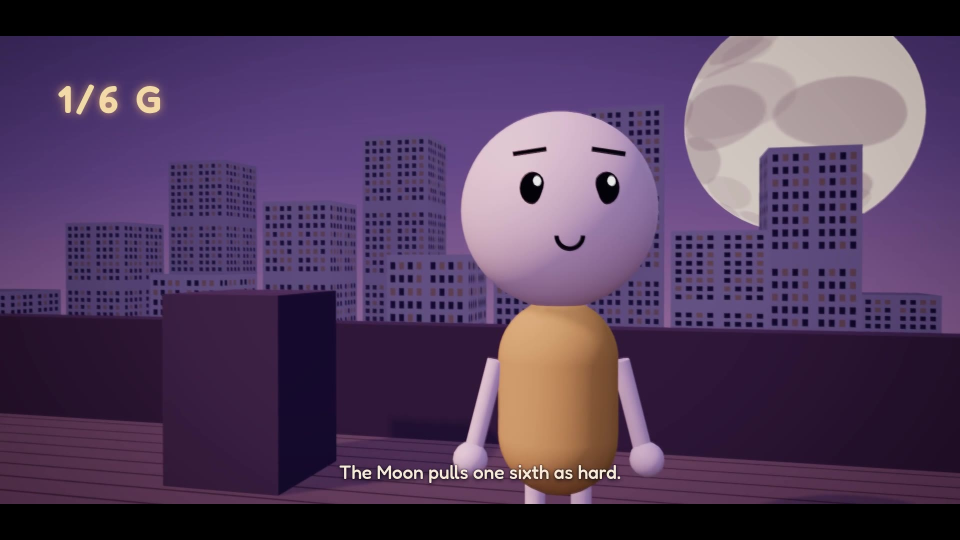
#> input picture my-styles/dusk-hypothetical/test.jpg, 1920 x 1080 px (shown at 1/2 size)
$ python -i vanish.py   (imports and definitions only)
#> lines starting #> are read from the running program, lines starting #| are printed output that depends on the picture; after the words box and inside, x2 and y2 are one past the last pixel; in counts of white or black regions, pixels touching at a corner belong together
"""Vanishing points and horizon from the straight lines of one frame (specs/038 T030, contracts/style-depth.md).

measure(img) -> {"horizon": float|None, "hfov_deg": float|None, "vps": [[x, y], …], "lines": int}
  horizon   height of the main vanishing point, 0 top … 1 bottom (may fall outside 0..1 when the camera tilts)
  hfov_deg  horizontal field of view from two orthogonal vanishing points, else None
  vps       up to two vanishing points, normalised to the frame
  lines     straight segments found; fewer than 20 → every value is None
The numbers are hints for the labeler (cam_height, lens), never a verdict on their own."""
import math
import random

import numpy as np

MIN_LINES = 20


def _load(img):
    import cv2
    if isinstance(img, (str, bytes)) or hasattr(img, "__fspath__"):
        a = cv2.imread(str(img))
        if a is None:
            raise ValueError(f"cannot read {img}")
        return a
    return np.asarray(img)


def _segments(a):
    import cv2
    h, w = a.shape[:2]
    scale = 960.0 / w if w > 960 else 1.0
    if scale != 1.0:
        a = cv2.resize(a, (int(w * scale), int(h * scale)), interpolation=cv2.INTER_AREA)
    g = cv2.cvtColor(a, cv2.COLOR_BGR2GRAY) if a.ndim == 3 else a
    e = cv2.Canny(cv2.GaussianBlur(g, (3, 3), 0), 50, 150)
    m = min(a.shape[:2])
    s = cv2.HoughLinesP(e, 1, np.pi / 180, threshold=40, minLineLength=int(m * 0.06), maxLineGap=int(m * 0.01) + 2)
    segs = [] if s is None else (s.reshape(-1, 4).astype(float) / scale)
    return list(segs)


def _converging(segs):
    """Segments that can point at a vanishing point: not flat, not upright (those meet at infinity in a frontal view)."""
    out = []
    for x1, y1, x2, y2 in segs:
        ang = abs(math.degrees(math.atan2(y2 - y1, x2 - x1))) % 180
        ang = min(ang, 180 - ang)
        if 4 < ang < 86:
            out.append((x1, y1, x2, y2, math.hypot(x2 - x1, y2 - y1)))
    return out


def _line(s):
    x1, y1, x2, y2 = s[:4]
    a, b = y2 - y1, x1 - x2
    n = math.hypot(a, b) or 1.0
    return a / n, b / n, -(a * x1 + b * y1) / n


def _meet(l1, l2):
    a1, b1, c1 = l1
    a2, b2, c2 = l2
    d = a1 * b2 - a2 * b1
    if abs(d) < 1e-6:
        return None
    return ((b1 * c2 - b2 * c1) / d, (a2 * c1 - a1 * c2) / d)


def _vote(segs, lines, w, h, tol, rng):
    """The point most segment lines pass close to, by length-weighted votes over sampled intersections."""
    n = len(segs)
    best, score, inl = None, 0.0, []
    tries = min(600, n * (n - 1) // 2)
    for _ in range(tries):
        i, j = rng.sample(range(n), 2)
        p = _meet(lines[i], lines[j])
        if p is None or not (-2 * w < p[0] < 3 * w and -2 * h < p[1] < 3 * h):
            continue
        sc, ids = 0.0, []
        for k, (a, b, c) in enumerate(lines):
            if abs(a * p[0] + b * p[1] + c) < tol:
                sc += segs[k][4]
                ids.append(k)
        if sc > score:
            best, score, inl = p, sc, ids
    if best is None or len(inl) < 6:
        return None, []
    pts = np.array([[lines[k][0], lines[k][1]] for k in inl])          # least squares refine on the inliers
    cs = np.array([-lines[k][2] for k in inl])
    wts = np.array([segs[k][4] for k in inl])
    try:
        sol, *_ = np.linalg.lstsq(pts * wts[:, None], cs * wts, rcond=None)
        best = (float(sol[0]), float(sol[1]))
    except np.linalg.LinAlgError:
        pass
    return best, inl


def measure(img, seed: int = 7) -> dict:
    a = _load(img)
    h, w = a.shape[:2]
    segs = _segments(a)
    out = {"horizon": None, "hfov_deg": None, "vps": [], "lines": len(segs)}
    if len(segs) < MIN_LINES:
        return out
    conv = _converging(segs)
    if len(conv) < 6:
        return out
    rng = random.Random(seed)
    tol = 0.01 * math.hypot(w, h)
    lines = [_line(s) for s in conv]
    vps = []
    v1, inl = _vote(conv, lines, w, h, tol, rng)
    if v1 is None:
        return out
    vps.append(v1)
    rest = [k for k in range(len(conv)) if k not in set(inl)]
    if len(rest) >= 6:
        v2, inl2 = _vote([conv[k] for k in rest], [lines[k] for k in rest], w, h, tol, rng)
        if v2 is not None and len(inl2) >= max(6, len(inl) // 4) and math.dist(v1, v2) > 0.2 * w:
            vps.append(v2)
    main = vps[0]                                          # the most supported one
    out["horizon"] = round(main[1] / h, 3)
    out["vps"] = [[round(x / w, 3), round(y / h, 3)] for x, y in vps]
    if len(vps) == 2:                                      # two orthogonal directions → focal length → field of view
        cx, cy = w / 2, h / 2
        d = -((vps[0][0] - cx) * (vps[1][0] - cx) + (vps[0][1] - cy) * (vps[1][1] - cy))
        if d > 0:
            f = math.sqrt(d)
            out["hfov_deg"] = round(math.degrees(2 * math.atan(w / 2 / f)), 1)
    return out

>>> import cv2
>>> picture = cv2.imread('../../my-styles/dusk-hypothetical/test.jpg')
#> picture is the input picture: shape (1080, 1920, 3); mean B, G, R 89, 58.5, 79.9
>>> result = measure(picture)
#> in _segments, `a = cv2.resize(a, (int(w * scale), int(h * scale)), interpolation=cv2...`:
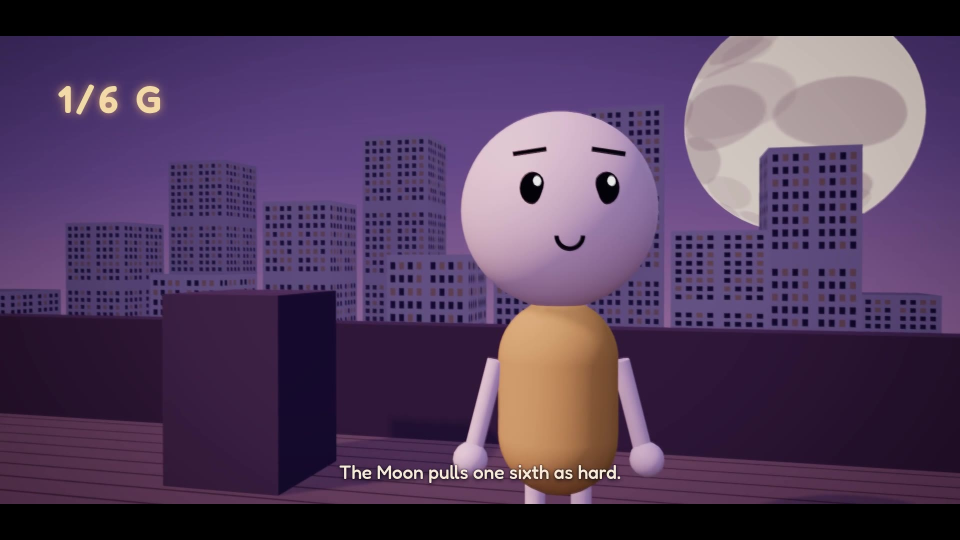
#> a: shape (540, 960, 3); mean of channels 0, 1, 2 89.1, 58.6, 80; drawn as B, G, R
#> in _segments, `g = cv2.cvtColor(a, cv2.COLOR_BGR2GRAY) if a.ndim == 3 else a`:
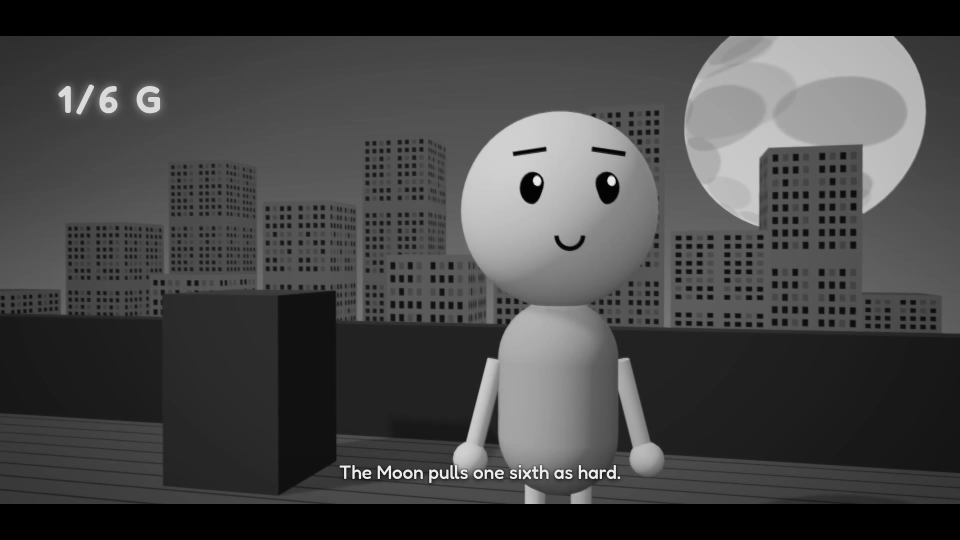
#> g: shape (540, 960); min 0, max 241, mean 68.5
#> in _segments, `e = cv2.Canny(cv2.GaussianBlur(g, (3, 3), 0), 50, 150)`:
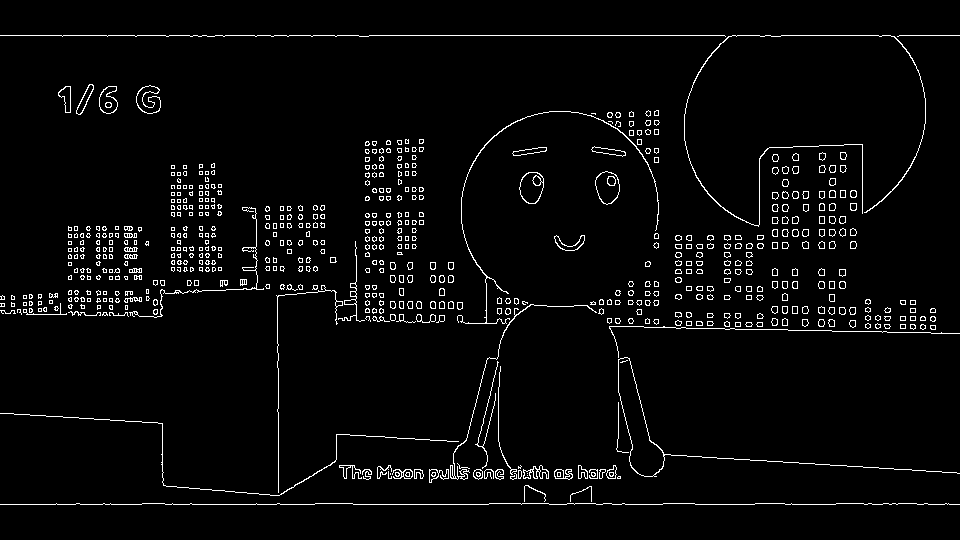
#> e: shape (540, 960); 3.5% white in thin lines or dots, all inside (x1, y1, x2, y2) = (0, 35, 960, 505)
#> in _segments, `s = cv2.HoughLinesP(e, 1, np.pi / 180, threshold=40, minLineLength=int..`: s = 138 rows, first 6: [369, 35, 770, 35], [785, 504, 835, 504], [315, 503, 352, 503], [165, 504, 314, 504], [799, 330, 831, 330], [2, 313, 138, 315]
#> in _segments, `segs = [] if s is None else (s.reshape(-1, 4).astype(float) / scale)`: segs = 138 rows, first 6: [738, 70, 1540, 70], [1570, 1008, 1670, 1008], [630, 1006, 704, 1006], [330, 1008, 628, 1008], [1598, 660, 1662, 660], [4, 626, 276, 630]
#> in measure, `segs = _segments(a)`: segs = 138 items, first 6: [738, 70, 1540, 70], [1570, 1008, 1670, 1008], [630, 1006, 704, 1006], [330, 1008, 628, 1008], [1598, 660, 1662, 660], [4, 626, 276, 630]
#> the loop in _converging, `for x1, y1, x2, y2 in segs:` made 138 passes
#> (x1, y1, x2, y2, ang) on passes 1 to 12: (738, 70, 1540, 70, 0), (1570, 1008, 1670, 1008, 0), (630, 1006, 704, 1006, 0), (330, 1008, 628, 1008, 0), (1598, 660, 1662, 660, 0), (4, 626, 276, 630, 0.843), (688, 956, 758, 956, 0), (1794, 664, 1906, 666, 1.02), (46, 594, 114, 594, 0), (994, 606, 1142, 612, 2.32), (686, 938, 840, 938, 0), (2, 622, 92, 622, 0)
#> ang on passes 63, 66, 76, 84, 86, 93: 6.01, 4.9, 6.91, 5.04, 30.32, 76.58
#> after the loop in _converging, `for x1, y1, x2, y2 in segs:`: out = 14 items, first 6: (1198, 602, 1298, 610, 100.3), (1638, 464, 1710, 458, 72.25), (326, 970, 558, 990, 232.9), (1450, 496, 1526, 488, 76.42), (1800, 648, 1870, 654, 70.26), (1026, 302, 1092, 294, 66.48)
#> in measure, `conv = _converging(segs)`: conv has the same summary as out in _converging
#> in measure, `tol = 0.01 * math.hypot(w, h)`: tol = 22.03
#> in _line, `n = math.hypot(a, b) or 1.0`: n = 100.3
#> in measure, `lines = [_line(s) for s in conv]`: lines = 14 items, first 6: (0.0797, -0.997, 504.5), (-0.083, -0.997, 598.4), (0.0859, -0.996, 938.4), (-0.105, -0.995, 645.1), (0.0854, -0.996, 491.9), (-0.12, -0.993, 423.3)
#> in _vote, `n = len(segs)`: n = 14
#> in _vote, `tries = min(600, n * (n - 1) // 2)`: tries = 91
#> the loop in _vote, `for _ in range(tries):` made 91 passes
#> (a1 in _meet, b1 in _meet, c1 in _meet, a2 in _meet, b2 in _meet, c2 in _meet, d in _meet, best) on passes 1, 2, 4: (-0.12, -0.993, 423.3, 0.0859, -0.996, 938.4, 0.205, (-2485.5, 727.6)), (-0.0879, -0.996, 604.2, -0.969, -0.248, 1121.2, -0.943, (1025.2, 516.1)), (-0.977, -0.213, 1134.8, -0.973, -0.232, 1134.1, 0.0194, (1114.4, 216))
#> (a1 in _meet, b1 in _meet, c1 in _meet, a2 in _meet, b2 in _meet, c2 in _meet, d in _meet, p) on passes 3, 5, 6, 7, 8, 9: (0.0797, -0.997, 504.5, -0.083, -0.997, 598.4, -0.162, (577.6, 552.4)), (-0.083, -0.997, 598.4, -0.12, -0.993, 423.3, -0.0375, (-4597.2, 983.6)), (0.967, -0.253, -1034.5, 0.0797, -0.997, 504.5, -0.944, (1227.4, 604.4)), (-0.973, -0.232, 1134.1, -0.105, -0.995, 645.1, 0.943, (1037.2, 539.5)), (0.0797, -0.997, 504.5, -0.083, -0.997, 598.4, -0.162, (577.6, 552.4)), (-0.0879, -0.996, 604.2, -0.977, -0.213, 1134.8, -0.954, (1049.4, 513.9))
